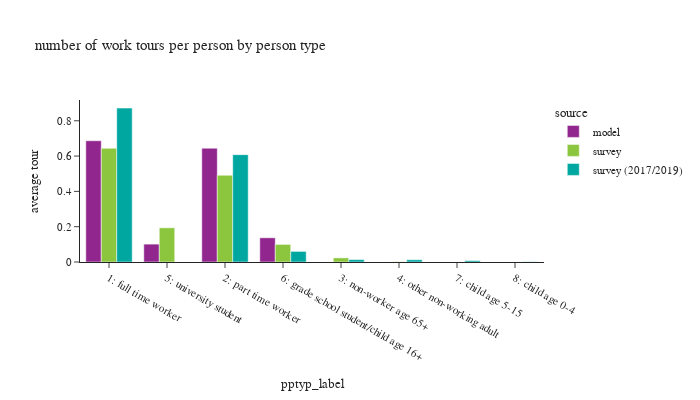

Source (notebook cell):
### Code cell
wk_tour = df_tour.filter(pl.col('pdpurp') == 1)

df_plot = wk_tour.group_by(['source', 'pptyp_label']).agg([
    pl.sum('toexpfac').alias('toexpfac_sum')
]).join(
    df_person.group_by(['source', 'pptyp_label']).agg([
        pl.sum('psexpfac').alias('psexpfac_sum')
    ]),
    on=['source', 'pptyp_label'],
    how='left'
).with_columns(
    (pl.col('toexpfac_sum') / pl.col('psexpfac_sum')).alias('average tour')
)

fig = px.bar(df_plot.to_pandas(), x='pptyp_label', y="average tour", color="source",
             barmode="group", title="number of work tours per person by person type")
fig.update_layout(height=400, width=700, font=dict(size=11),
                  yaxis=dict(tickformat=".2"))
fig.show()

### Figure 1 — Plotly figure (JSON) as saved in the notebook; plotly's stock layout.template omitted (floating-point values rounded to 4 significant figures)
{"data": [{"alignmentgroup": "True", "hovertemplate": "source=model<br>pptyp_label=%{x}<br>average tour=%{y}<extra></extra>", "legendgroup": "model", "marker": {"color": "#91268F", "pattern": {"shape": ""}}, "name": "model", "offsetgroup": "model", "orientation": "v", "showlegend": true, "textposition": "auto", "type": "bar", "x": ["1: full time worker", "5: university student", "2: part time worker", "6: grade school student/child age 16+"], "xaxis": "x", "y": [0.687, 0.1013, 0.6446, 0.1372], "yaxis": "y"}, {"alignmentgroup": "True", "hovertemplate": "source=survey<br>pptyp_label=%{x}<br>average tour=%{y}<extra></extra>", "legendgroup": "survey", "marker": {"color": "#8CC63E", "pattern": {"shape": ""}}, "name": "survey", "offsetgroup": "survey", "orientation": "v", "showlegend": true, "textposition": "auto", "type": "bar", "x": ["6: grade school student/child age 16+", "3: non-worker age 65+", "4: other non-working adult", "5: university student", "7: child age 5-15", null, "1: full time worker", "2: part time worker"], "xaxis": "x", "y": [0.09963, 0.02349, 0.001312, 0.1937, 7.368e-05, null, 0.6441, 0.4915], "yaxis": "y"}, {"alignmentgroup": "True", "hovertemplate": "source=survey (2017/2019)<br>pptyp_label=%{x}<br>average tour=%{y}<extra></extra>", "legendgroup": "survey (2017/2019)", "marker": {"color": "#00A7A0", "pattern": {"shape": ""}}, "name": "survey (2017/2019)", "offsetgroup": "survey (2017/2019)", "orientation": "v", "showlegend": true, "textposition": "auto", "type": "bar", "x": ["7: child age 5-15", "2: part time worker", null, "3: non-worker age 65+", "1: full time worker", "4: other non-working adult", "6: grade school student/child age 16+", "8: child age 0-4"], "xaxis": "x", "y": [0.00785, 0.6081, null, 0.01375, 0.8717, 0.01285, 0.06002, 0.001284], "yaxis": "y"}], "layout": {"barmode": "group", "font": {"size": 11}, "height": 400, "legend": {"title": {"text": "source"}, "tracegroupgap": 0}, "title": {"text": "number of work tours per person by person type"}, "width": 700, "xaxis": {"anchor": "y", "domain": [0, 1], "title": {"text": "pptyp_label"}}, "yaxis": {"anchor": "x", "domain": [0, 1], "tickformat": ".2", "title": {"text": "average tour"}}}}
